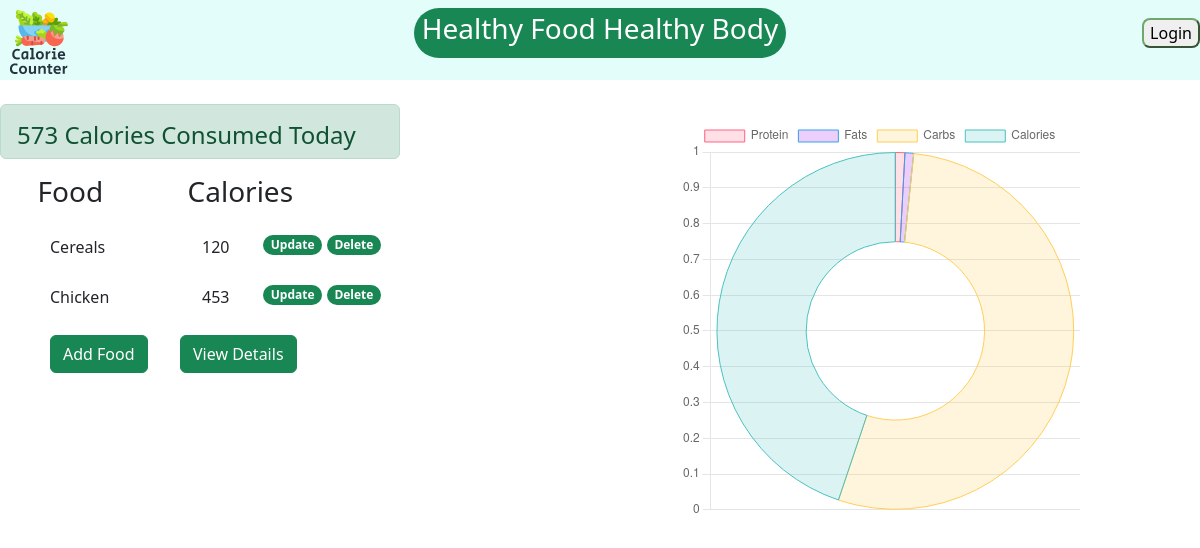
The page / on the database its author committed.
### base/models.py (models this page shows, shortened)
class AddFood(models.Model):
    name_of_food = models.CharField(max_length=150)
    calorie = models.IntegerField()
    protein = models.DecimalField(max_digits=20,decimal_places=4)
    fats = models.DecimalField(max_digits=20,decimal_places=4)
    carbs = models.DecimalField(max_digits=20,decimal_places=4)

### base/views.py (the view)
# urls.py: path("", views.home, name="home"),
def home(request):
    food_details = AddFood.objects.all()
    calories_consumed = []
    protein_consumed = []
    fats_consumed = []
    carbs_consumed = []
    for calories in food_details:
        calories_consumed.append(calories.calorie)   # add calories value in list
        protein_consumed.append(calories.protein)   # add protein value in list
        fats_consumed.append(calories.fats)         # add fats value in list
        carbs_consumed.append(calories.carbs)        # add carbs value in list
    total_calories,total_protein,total_fats,total_carbs = 0,0,0,0
    for c,p,f,b in zip(calories_consumed, protein_consumed,fats_consumed,carbs_consumed):
        total_calories += c
        total_protein += p
        total_fats += f
        total_carbs += b
    context = {
        'food_details': food_details,
        'total_calories': total_calories,
        'total_protein': total_protein,
        'total_fats': total_fats,
        'total_carbs': total_carbs,
    }
    return render(request, 'base/home.html', context)

### base/templates/base/home.html (shortened to what this page needs)
{% extends 'base/navbar.html' %}
{% block content %}
<br />
<div class="alert alert-success" role="alert">
  <h4>{{total_calories}} Calories Consumed Today</h4>
</div>
<div class="row">
  <div class="col-3">
    <h3>Food</h3>
  </div>
  <div class="col-3">
    <h3>Calories</h3>
  </div>
</div>
{% for food in food_details %}
<div class="row-1">
  <div class="cols">
    {{food.name_of_food}}
  </div>
  <div class="cols1">
    {{food.calorie}}
  </div>
  <div class="up">
    <h6><a href="{% url 'update' food.id %}"><span class="badge rounded-pill text-bg-success">Update</span></a> <a href="{% url 'delete' food.id %}"><span class="badge rounded-pill text-bg-success">Delete</span></a>
  </div>
</div>
{% endfor %}
<div class="row-2">
  <a href="{% url 'add' %}"><button type="submit" class="btn btn-success">Add Food </button></a>
</div>
<div class="details">
  <a href="{% url 'details' %}"><button type="submit" class="btn btn-success">View Details</button></a>
</div>
<div class="row-end">
  <div class="chart-container">
    <canvas id="myChart" width="400" heigth="400"></canvas>
  </div>
  <script>
      const ctx = document.getElementById('myChart').getContext('2d');
      const myChart = new Chart(ctx,
      {
          type: 'doughnut',  // bar, pie, line
          data: {
              labels: ['Protein', 'Fats', 'Carbs', 'Calories'],       //for name
              datasets: [{
                  label: 'Composition Of Nutrients',
                  data: ['{{total_protein}}','{{total_fats}}','{{total_carbs}}','{{total_calories}}'], //passing django variable to javascript array
                  backgroundColor: [
                      'rgba(255, 99, 132, 0.2)',
                      'rgba(154, 12, 235, 0.2)',
                      'rgba(255, 206, 86, 0.2)',
                      'rgba(75, 192, 192, 0.2)',
                      'rgba(153, 102, 255, 0.2)',
                      'rgba(255, 159, 64, 0.2)'
                  ],
                  borderColor: [
                      'rgba(255, 99, 132, 1)',
                      'rgba(54, 162, 235, 1)',
                      'rgba(255, 206, 86, 1)',
                      'rgba(75, 192, 192, 1)',
                      'rgba(153, 102, 255, 1)',
                      'rgba(255, 159, 64, 1)'
                  ],
                  borderWidth: 1
              }]
          },
          options: {
              responsive: false,
              maintainAspectRatio: false,
              scales: {
                  y: {
                      beginAtZero: true
                  }
              }
          }
      });
  </script>
</div>
{% endblock content %}

### base/static/base/css/main.css (style rules this page uses)
.row { display: flex; margin: auto; width: 300px; left: 30%; height: 10px; justify-content: start; }
.row-1 { display: flex; margin: 50px; width: 380px; height: auto; position: relative; }
.row-2 { display: flex; margin: 50px; width: 100px; height: 2px; position: relative; }
.col-3 { display: flex; margin: auto; justify-content: start; width: 10px; }
.cols { position: absolute; top: 50%; left: 0%; }
.cols1 { position: absolute; top: 50%; left: 40%; }
.up { position: absolute; top: 50%; left: 60%; margin: -1px 0 0 -15px; }
.details { display: flex; margin: 50px; width: 120px; height: 2px; position: relative; top: 25%; left: 20%; margin: -52px 0 0 -60px; }
.chart-container { display: flex; margin: auto; float: right; width: 400px; }
#myChart { position: absolute; top: 15%; right: 10%; }
.alert-success { display: flex; width: 400px; height: 55px; }

### rows shown on the page
AddFood: name_of_food "Cereals", calorie "120"
AddFood: name_of_food "Chicken", calorie "453"

### other values the page prints
{{ total_calories }} "573"
chart data {{ total_protein }} 11.0000
chart data {{ total_fats }} 10.0000
chart data {{ total_carbs }} 684.0000
chart data {{ total_calories }} 573
